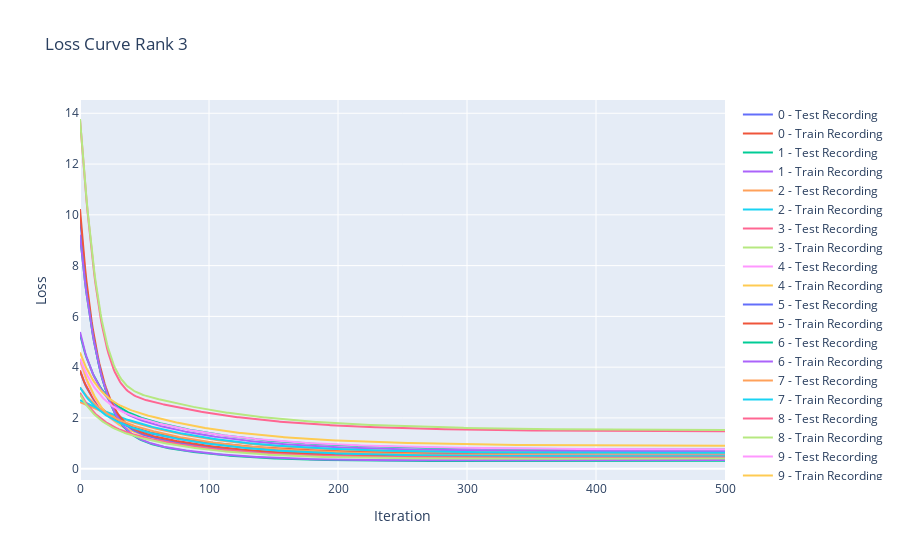

Here is the notebook cell this chart was saved with:
### Code cell
train_loss = np.array(train_loss)
test_loss = np.array(test_loss)

fig = go.Figure()
for recording in range(TOTAL_RECORDINGS):
    fig.add_trace(go.Scatter(y=test_loss[:, recording], name=f'{recording} - Test Recording'))
    fig.add_trace(go.Scatter(y=train_loss[:, recording], name=f'{recording} - Train Recording'))
fig.update_layout(title=f'Loss Curve Rank {RANK}', xaxis_title='Iteration', yaxis_title='Loss')
fig.show()

### Figure 1 — Plotly figure (JSON) as saved in the notebook; plotly's stock layout.template omitted (floating-point values rounded to 4 significant figures; data arrays with more than 128 entries replaced by an {"elided": "..."} marker saying what was removed)
{"data": [{"name": "0 - Test Recording", "type": "scatter", "y": {"elided": "501 float values"}}, {"name": "0 - Train Recording", "type": "scatter", "y": {"elided": "501 float values"}}, {"name": "1 - Test Recording", "type": "scatter", "y": {"elided": "501 float values"}}, {"name": "1 - Train Recording", "type": "scatter", "y": {"elided": "501 float values"}}, {"name": "2 - Test Recording", "type": "scatter", "y": {"elided": "501 float values"}}, {"name": "2 - Train Recording", "type": "scatter", "y": {"elided": "501 float values"}}, {"name": "3 - Test Recording", "type": "scatter", "y": {"elided": "501 float values"}}, {"name": "3 - Train Recording", "type": "scatter", "y": {"elided": "501 float values"}}, {"name": "4 - Test Recording", "type": "scatter", "y": {"elided": "501 float values"}}, {"name": "4 - Train Recording", "type": "scatter", "y": {"elided": "501 float values"}}, {"name": "5 - Test Recording", "type": "scatter", "y": {"elided": "501 float values"}}, {"name": "5 - Train Recording", "type": "scatter", "y": {"elided": "501 float values"}}, {"name": "6 - Test Recording", "type": "scatter", "y": {"elided": "501 float values"}}, {"name": "6 - Train Recording", "type": "scatter", "y": {"elided": "501 float values"}}, {"name": "7 - Test Recording", "type": "scatter", "y": {"elided": "501 float values"}}, {"name": "7 - Train Recording", "type": "scatter", "y": {"elided": "501 float values"}}, {"name": "8 - Test Recording", "type": "scatter", "y": {"elided": "501 float values"}}, {"name": "8 - Train Recording", "type": "scatter", "y": {"elided": "501 float values"}}, {"name": "9 - Test Recording", "type": "scatter", "y": {"elided": "501 float values"}}, {"name": "9 - Train Recording", "type": "scatter", "y": {"elided": "501 float values"}}], "layout": {"title": {"text": "Loss Curve Rank 3"}, "xaxis": {"title": {"text": "Iteration"}}, "yaxis": {"title": {"text": "Loss"}}}}
